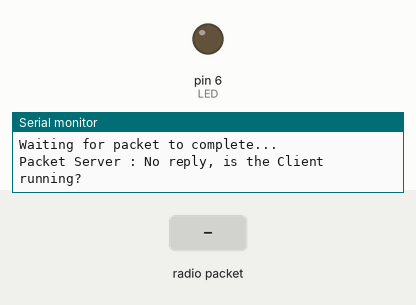
A sketch run on a simulated Arduino Uno, built with avr-gcc and run on an emulated ATmega328P. Parts: output pins drawn as LEDs (lit = HIGH), the last lines printed to the serial monitor. The inputs (shaded band) are chosen by the test bench. No radio packets arrive unless stated; pins used as bus, display or sensor lines are not drawn.

Above: at 1.3 s.
1.4 s: radio packet "1" arrives
At 2.31 s:
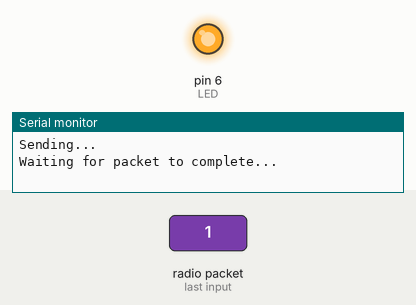
Timing chart, 0 to 4.4 s (numbered marks = the images above; inputs shaded):
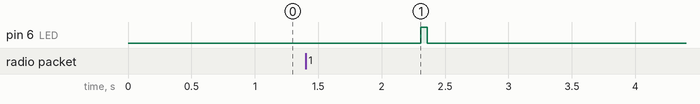

The sketch:

_2017_08-rc-radio-send-Signal-Strangth.ino
```cpp
#include <SPI.h>
#include <RH_RF95.h>

#define RFM95_CS 10
#define RFM95_RST 9
#define RFM95_INT 2

#define RF95_FREQ 915.0

#define LED 6
#define ledDelay 50


#define msg "Hello World #      "
#define SIZE 40


RH_RF95 rf95(RFM95_CS, RFM95_INT);

void setup()
{
  pinMode(LED, OUTPUT);
  pinMode(RFM95_RST, OUTPUT);
  digitalWrite(RFM95_RST, HIGH);

  while (!Serial);
  Serial.begin(9600);
  delay(100);


  Serial.println("Packet Server : Send (Arduino LoRa RF95)");


  digitalWrite(RFM95_RST, LOW);
  delay(10);
  digitalWrite(RFM95_RST, HIGH);
  delay(10);

  while (!rf95.init()) {
    Serial.println("Packet Server : LoRa radio init failed");
    while (1);
  }
  Serial.println("Packet Server : RUnning OK!");

  if (!rf95.setFrequency(RF95_FREQ)) {
    Serial.println("Packet Server : wrong set Frequency => failed");
    while (1);
  }

  rf95.setTxPower(23, true);
}

int16_t packetnum = 0;  // packet counter, we increment per xmission

void loop(){


  char radiopacket[SIZE] = msg;


  itoa(packetnum++, radiopacket+13, 10);

  radiopacket[SIZE-1] = 0;


  Serial.println("Sending..."); delay(10);

  rf95.send((uint8_t *)radiopacket, SIZE);
  rf95.waitPacketSent();
  Serial.println("Waiting for packet to complete..."); delay(10);
  // wait for client reply

  uint8_t buf[RH_RF95_MAX_MESSAGE_LEN];
  uint8_t len = sizeof(buf);


  delay(10);

  if (rf95.waitAvailableTimeout(1000)){
    //client reponce message
    if (rf95.recv(buf, &len)){

     digitalWrite(LED, HIGH);

     delay(ledDelay);

      Serial.println((char*)buf);
      Serial.print("Packet Server : RSSI: ");
      Serial.println(rf95.lastRssi(), DEC);

      digitalWrite(LED, LOW);
    } else {
      Serial.println("Packet Server : Receive failed");
    }
  }else{
    Serial.println("Packet Server : No reply, is the Client running?");
  }
  delay(1000);
}
```

Measured:
- after the input at 1.4 s, pin 6 (LED): LOW → HIGH after 0.91 s, → LOW 0.05 s later
